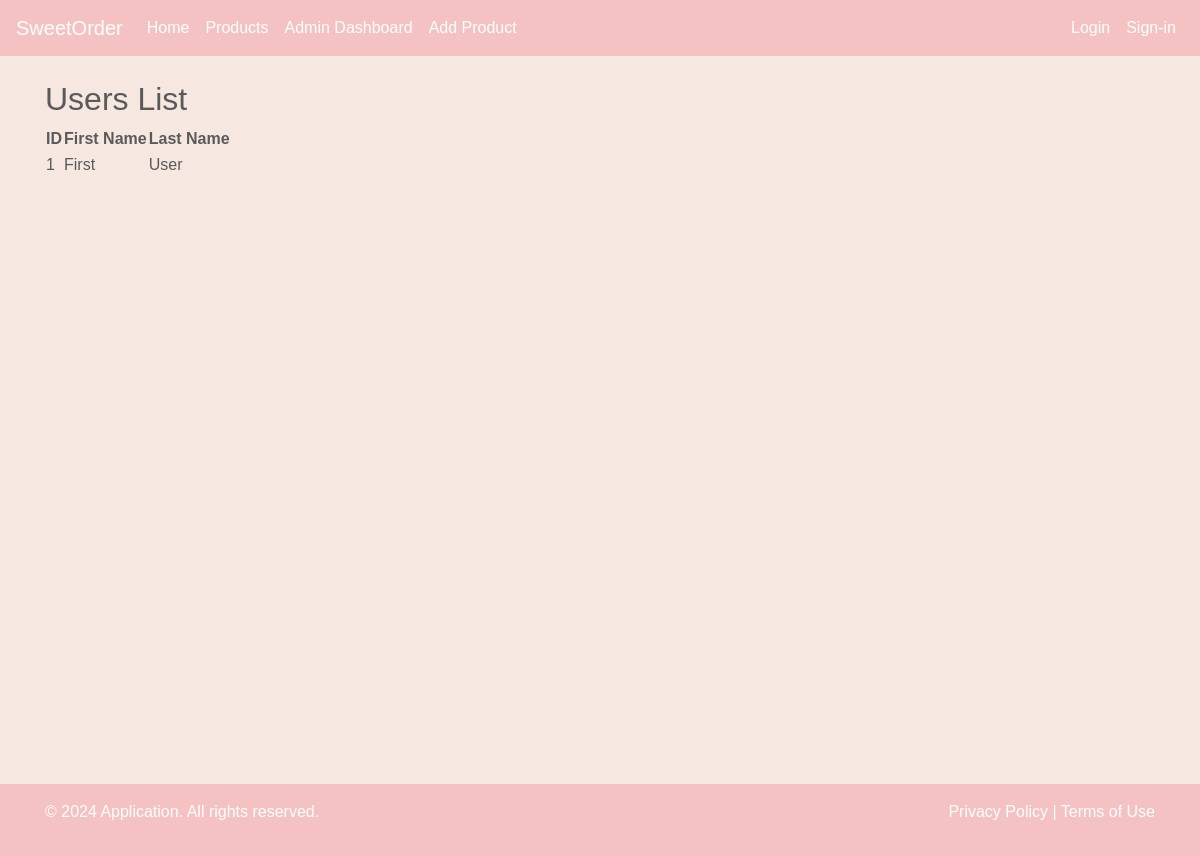
Page /Admin_Dashboard on the earlier database version.
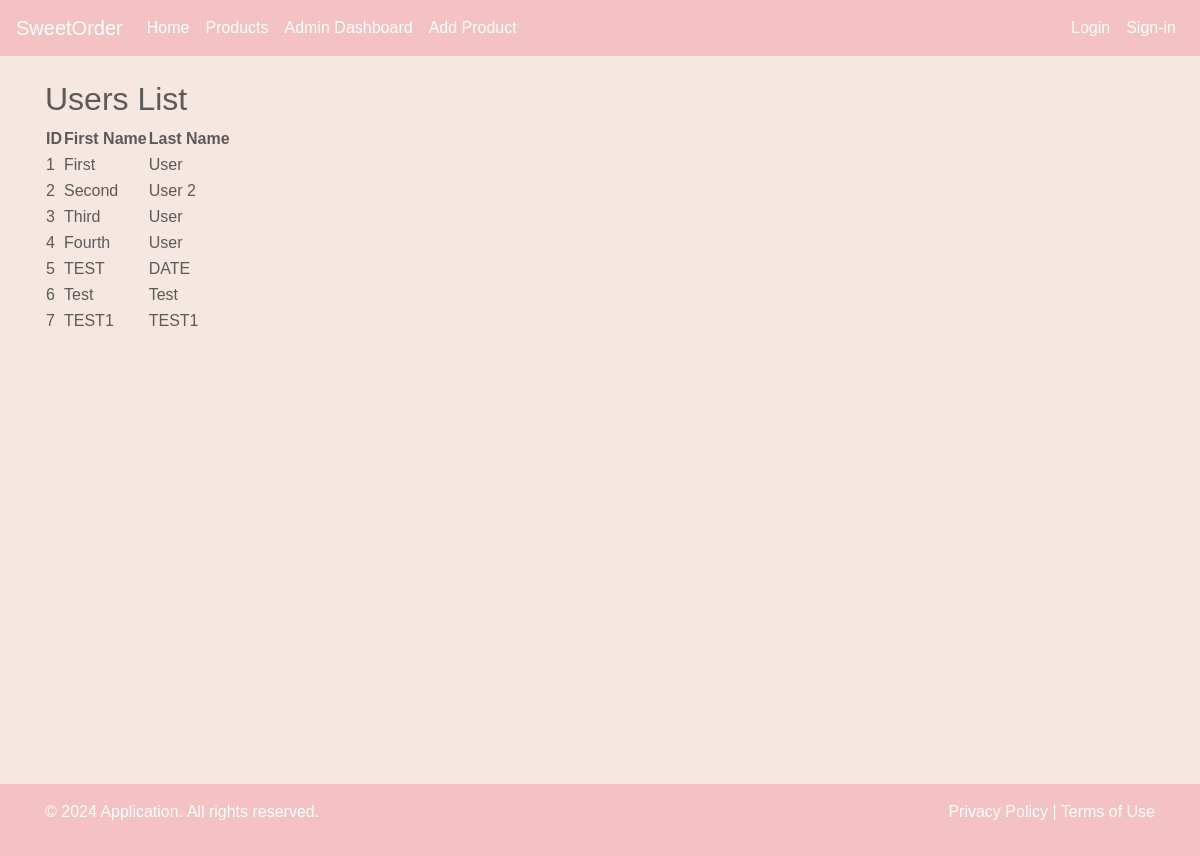
Same page on the later database version.
### app/models.py (models this page shows)
class User(db.Model, UserMixin):
    id = db.Column(db.Integer, primary_key=True)
    first_name = db.Column(db.String(150))
    last_name = db.Column(db.String(150))
    cpf = db.Column(db.String(12))
    email = db.Column(db.String(150), unique=True)
    password = db.Column(db.String(150))
    birth_date = db.Column(db.String(20))
    adress = db.Column(db.String(250))
    phone = db.Column(db.String(12))

### app/auth.py (the view)
@auth.route('/Admin_Dashboard')
def adm_Dashboard():
    users = User.query.all()
    return render_template('showdata.html', users=users)

### app/templates/showdata.html (shortened to what this page needs)
{% extends "base.html" %}
{% block content %}
<h2>Users List</h2>
<table>
    <thead>
        <tr>
            <th>ID</th>
            <th>First Name</th>
            <th>Last Name</th>
        </tr>
    </thead>
    <tbody>
        {% for user in users %}
        <tr>
            <td>{{ user.id }}</td>
            <td>{{ user.first_name }}</td>
            <td>{{ user.last_name }}</td>
        </tr>
        {% endfor %}
    </tbody>
</table>
{% endblock %}

### app/templates/base.html (shortened to what this page needs)
<!doctype html>
<html lang="en">
    <head>
        <link href="https://stackpath.bootstrapcdn.com/bootstrap/4.5.2/css/bootstrap.min.css" rel="stylesheet">
        <link href="{{ url_for('static', filename='css/custom.css') }}" rel="stylesheet">
    </head>
    <body>
        <nav class="navbar navbar-expand-lg navbar-custom">
            <a class="navbar-brand">SweetOrder</a>
            <div class="collapse navbar-collapse" id="navbarNav">
                <ul class="navbar-nav mr-auto">
                    <li class="nav-item">
                        <a class="nav-link" href="{{ url_for('views.home') }}">Home</a>
                    </li>
                    <li class="nav-item">
                        <a class="nav-link" href="{{ url_for('auth.products') }}">Products</a>
                    </li>
                    <li class="nav-item">
                        <a class="nav-link" href="{{ url_for('auth.adm_Dashboard') }}">Admin Dashboard</a>
                    </li>
                    <li class="nav-item">
                        <a class="nav-link" href="{{ url_for('auth.addprod') }}">Add Product</a>
                    </li>
                </ul>
                <ul class="navbar-nav">
                    {% if current_user.is_authenticated %}
                    <li class="nav-item">
                        <span class="navbar-text">
                            Logged in as:
                        </span>
                    </li>
                    <li class="nav-item">
                        <a class="nav-link" href="{{ url_for('auth.logout') }}">Logout</a>
                    </li>
                    {% else %}
                    <li class="nav-item">
                        <a class="nav-link" href="{{ url_for('auth.login') }}">Login</a>
                    </li>
                    <li class="nav-item">
                        <a class="nav-link" href="{{ url_for('auth.sign_in') }}">Sign-in</a>
                    </li>
                    {% endif %}
                </ul>
            </div>
        </nav>
        <div class="d-flex flex-column min-vh-100">
            <div class="container mt-4 mb-auto">
                {% block content %}{% endblock %}
            </div>
        </div>
        <footer class="footer-custom mt-auto py-3">
            <div class="container">
                <div class="row">
                    <div class="col-md-6">
                        <p>&copy; 2024 Application. All rights reserved.</p>
                    </div>
                    <div class="col-md-6 text-right">
                        <a href="#">Privacy Policy</a> | <a href="#">Terms of Use</a>
                    </div>
                </div>
            </div>
        </footer>
    </body>
</html>

### app/static/css/custom.css (style rules this page uses)
body { font-family: 'Arial', sans-serif; background-color: #f7e7e1; color: #5a5a5a; }
.navbar-custom { background-color: #f4c2c2; color: #ffffff; }
.navbar-custom .navbar-brand, .navbar-custom .nav-link, .navbar-custom .navbar-text { color: #ffffff; }
.footer-custom { background-color: #f4c2c2; color: #ffffff; padding: 20px 0; position: fixed; width: 100%; bottom: 0; }
.footer-custom a { color: #ffffff; text-decoration: none; }

Differences in the rows shown:
added User: id "2", first_name "Second", last_name "User 2"
added User: id "3", first_name "Third", last_name "User"
added User: id "4", first_name "Fourth", last_name "User"
added User: id "5", first_name "TEST", last_name "DATE"
added User: id "6", first_name "Test", last_name "Test"
added User: id "7", first_name "TEST1", last_name "TEST1"
